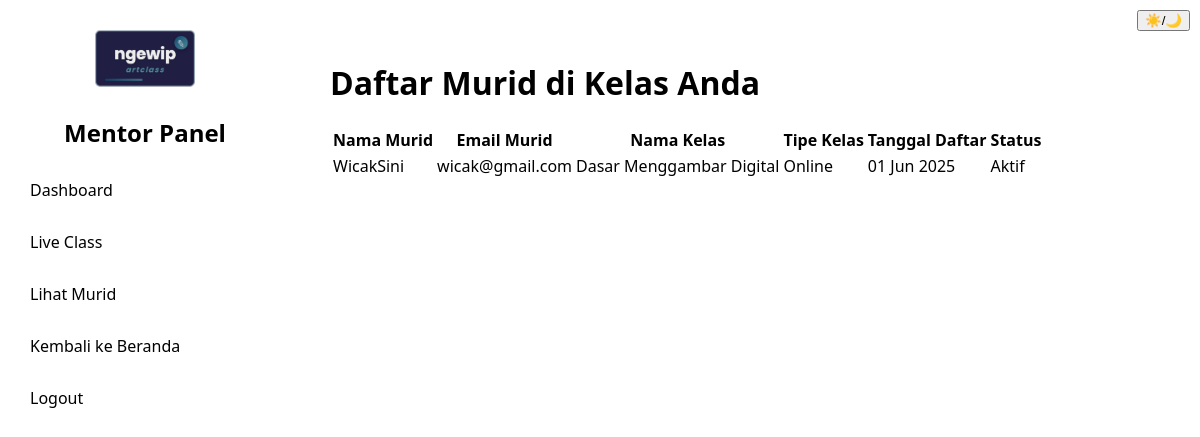
The app's page /ngewipArtClass_v2/NGEWIPEA/pages/mentor/lihat_murid.php (signed in) with its own data.
### tables this page shows
CREATE TABLE `pendaftaran_kursus` (
  `id_pendaftaran` int(11) NOT NULL,
  `id_member` int(11) NOT NULL,
  `id_kelas` varchar(10) NOT NULL,
  `tipe_yang_dipilih` enum('Online','Offline') NOT NULL,
  `tanggal_pendaftaran` datetime NOT NULL DEFAULT current_timestamp(),
  `status_pendaftaran` enum('Menunggu Pembayaran','Aktif','Selesai','Dibatalkan') NOT NULL DEFAULT 'Menunggu Pembayaran',
  `id_pembayaran` varchar(30) DEFAULT NULL
);

CREATE TABLE `member` (
  `id_member` int(11) NOT NULL,
  `username` varchar(50) NOT NULL,
  `email` varchar(50) NOT NULL,
  `password` varchar(255) NOT NULL
);

### ngewipArtClass_v2/NGEWIPEA/pages/mentor/lihat_murid.php (the view, shortened to what this page needs)
<?php
include '../../database/db.php';
$id_mentor_login = $_SESSION['user_id'];
$murid_di_kelas_mentor = [];
$query_kelas_mentor = "SELECT id_kelas, nama_kelas FROM kelas_seni WHERE id_mentor = ?";
$stmt_kelas = mysqli_prepare($conn, $query_kelas_mentor);
mysqli_stmt_bind_param($stmt_kelas, "s", $id_mentor_login);
mysqli_stmt_execute($stmt_kelas);
$hasil_kelas_mentor = mysqli_stmt_get_result($stmt_kelas);
$kelas_ids = [];
$nama_kelas_map = [];
if ($hasil_kelas_mentor && mysqli_num_rows($hasil_kelas_mentor) > 0) {
    while($row_kelas = mysqli_fetch_assoc($hasil_kelas_mentor)){
        $kelas_ids[] = $row_kelas['id_kelas'];
        $nama_kelas_map[$row_kelas['id_kelas']] = $row_kelas['nama_kelas'];
    }
}
if (!empty($kelas_ids)) {
    $placeholders = implode(',', array_fill(0, count($kelas_ids), '?'));
    $types = str_repeat('s', count($kelas_ids));
    $query_murid = "SELECT m.username AS nama_murid, m.email AS email_murid,
                           pk.id_kelas, pk.tipe_yang_dipilih, pk.tanggal_pendaftaran, pk.status_pendaftaran
                    FROM pendaftaran_kursus pk
                    JOIN member m ON pk.id_member = m.id_member
                    WHERE pk.id_kelas IN ($placeholders) AND pk.status_pendaftaran = 'Aktif' -- Hanya tampilkan murid aktif
                    ORDER BY pk.id_kelas, m.username ASC";
    $stmt_murid = mysqli_prepare($conn, $query_murid);
    mysqli_stmt_bind_param($stmt_murid, $types, ...$kelas_ids);
    mysqli_stmt_execute($stmt_murid);
    $hasil_murid = mysqli_stmt_get_result($stmt_murid);
    if ($hasil_murid && mysqli_num_rows($hasil_murid) > 0) {
        while ($row_murid = mysqli_fetch_assoc($hasil_murid)) {
            $row_murid['nama_kelas'] = $nama_kelas_map[$row_murid['id_kelas']] ?? 'Tidak Diketahui';
            $murid_di_kelas_mentor[] = $row_murid;
        }
    }
}
?>
<!DOCTYPE html>
<html lang="id">
<head>
  <link rel="stylesheet" href="../../assets/css/mentor.css" />
</head>
<body>
  <div class="mentor-container">
    <aside class="sidebar">
      <img src="../../assets/images/logo.png" class="logo" alt="Logo" />
      <h2>Mentor Panel</h2>
      <nav>
        <a href="dashboard.php">Dashboard</a>
        <a href="live-class.php">Live Class</a>
        <a href="lihat_murid.php" class="active">Lihat Murid</a>
        <a href="../../guest/index.php">Kembali ke Beranda</a>
        <a href="../../guest/logout.php">Logout</a>
      </nav>
    </aside>
    <main class="main-content">
      <header>
        <button id="modeToggle" style="position: fixed; top: 10px; right: 10px; z-index: 200;">☀️/🌙</button>
        <h1>Daftar Murid di Kelas Anda</h1>
      </header>
      <div class="table-container">
        <table>
            <thead>
                <tr>
                    <th>Nama Murid</th>
                    <th>Email Murid</th>
                    <th>Nama Kelas</th>
                    <th>Tipe Kelas</th>
                    <th>Tanggal Daftar</th>
                    <th>Status</th>
                </tr>
            </thead>
            <tbody>
                <?php if (!empty($murid_di_kelas_mentor)): ?>
                    <?php foreach($murid_di_kelas_mentor as $murid): ?>
                    <tr>
                        <td><?= htmlspecialchars($murid['nama_murid']); ?></td>
                        <td><?= htmlspecialchars($murid['email_murid']); ?></td>
                        <td><?= htmlspecialchars($murid['nama_kelas']); ?></td>
                        <td><?= htmlspecialchars($murid['tipe_yang_dipilih']); ?></td>
                        <td><?= htmlspecialchars(date('d M Y', strtotime($murid['tanggal_pendaftaran']))); ?></td>
                        <td><?= htmlspecialchars($murid['status_pendaftaran']); ?></td>
                    </tr>
                    <?php endforeach; ?>
                <?php else: ?>
                    <tr><td colspan="6" class="no-data">Belum ada murid aktif di kelas yang Anda ampu atau Anda belum mengampu kelas apapun.</td></tr>
                <?php endif; ?>
            </tbody>
        </table>
      </div>
    </main>
  </div>
</body>
</html>

### ngewipArtClass_v2/NGEWIPEA/assets/css/mentor.css (style rules this page uses)
body { margin: 0; font-family: 'Segoe UI', sans-serif; background-color: var(--bg-color); color: var(--text-color); }
.mentor-container { display: flex; min-height: 100vh; }
.sidebar { width: 250px; background: var(--card-bg); padding: 30px 20px; display: flex; flex-direction: column; align-items: center; }
.sidebar .logo { width: 100px; margin-bottom: 10px; }
.sidebar h2 { color: var(--primary-color); margin-bottom: 20px; }
.sidebar nav { display: flex; flex-direction: column; width: 100%; }
.sidebar nav a { text-decoration: none; color: var(--text-color); padding: 10px; border-radius: 6px; margin-bottom: 10px; transition: 0.3s; }
.sidebar nav a:hover, .sidebar nav a.active { background-color: var(--primary-color); color: var(--bg-color); }
.main-content { flex: 1; padding: 40px; }
.main-content header h1 { font-size: 2rem; color: var(--primary-color); }

### records on screen
pendaftaran_kursus: id_member.username "WicakSini", id_member.email "wicak@gmail.com", nama_kelas "Dasar Menggambar Digital", tipe_yang_dipilih "Online", tanggal_pendaftaran "01 Jun 2025", status_pendaftaran "Aktif"
